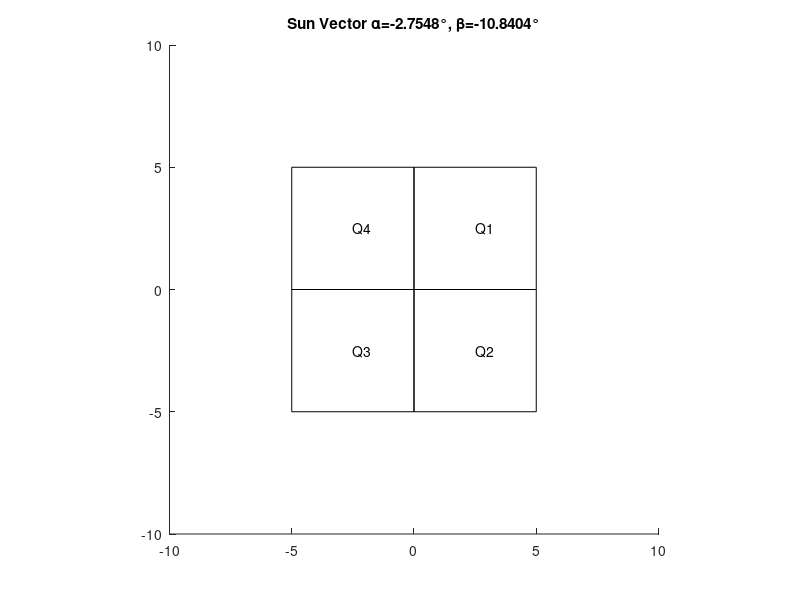

The MATLAB source for this figure: (Note: this script raises an error after producing the figure.)

%creating a model

% Sensor and pinhole params
sensorSize = 10;      % mm
apertureSize = 5;     % mm
d = 5;                % height og pinhole, mm

% Quadrant area

S_quadrant = 25;

%quadrant borders

% Q1 (right-up)
ax1Q1 = 0;
ax2Q1 = 5;
ay1Q1 = 0;
ay2Q1 = 5;

% Q2 (right-down)
ax1Q2 = 0;
ax2Q2 = 5;
ay1Q2 = -5;
ay2Q2 = 0;

% Q3 (left-down)
ax1Q3 = -5;
ax2Q3 = 0;
ay1Q3 = -5;
ay2Q3 = 0;

% Q4 (left-up)
ax1Q4 = -5;
ax2Q4 = 0;
ay1Q4 = 0;
ay2Q4 = 5;

alpha_max = 26.5;
beta_max = 26.5;

% random svec 
alpha = (rand()*2*alpha_max - alpha_max);   % [-30, +30]
beta  = (rand()*2*beta_max - beta_max);

% for fixed angles
% alpha = -26.5;
% beta = -26.5;

% deg2rad
alpha_rad = deg2rad(alpha);
beta_rad = deg2rad(beta);

% pinhole spotlight drift
dx = d * tan(beta_rad);
dy = d * tan(alpha_rad);

% sensor centre
cx = 0;
cy = 0;

% spotlight centre
spot_x = cx + dx;
spot_y = cy + dy;

% borders of spotlight
x1 = spot_x - apertureSize/2;
x2 = spot_x + apertureSize/2;
y1 = spot_y - apertureSize/2;
y2 = spot_y + apertureSize/2;


figure; hold on;
axis equal;
xlim([-sensorSize sensorSize]);
ylim([-sensorSize sensorSize]);
title(sprintf('Sun Vector \\alpha=%.4f°, \\beta=%.4f°', alpha, beta));

% Q1
rectangle('Position', [ax1Q1, ay1Q1, ax2Q1 - ax1Q1, ay2Q1 - ay1Q1], 'EdgeColor', 'k');
text((ax1Q1 + ax2Q1)/2, (ay1Q1 + ay2Q1)/2, 'Q1');

% Q2
rectangle('Position', [ax1Q2, ay1Q2, ax2Q2 - ax1Q2, ay2Q2 - ay1Q2], 'EdgeColor', 'k');
text((ax1Q2 + ax2Q2)/2, (ay1Q2 + ay2Q2)/2, 'Q2');

% Q3
rectangle('Position', [ax1Q3, ay1Q3, ax2Q3 - ax1Q3, ay2Q3 - ay1Q3], 'EdgeColor', 'k');
text((ax1Q3 + ax2Q3)/2, (ay1Q3 + ay2Q3)/2, 'Q3');

% Q4
rectangle('Position', [ax1Q4, ay1Q4, ax2Q4 - ax1Q4, ay2Q4 - ay1Q4], 'EdgeColor', 'k');
text((ax1Q4 + ax2Q4)/2, (ay1Q4 + ay2Q4)/2, 'Q4');

% pinhole
rectangle('Position', [x1, y1, apertureSize, apertureSize], ...
          'EdgeColor', 'r', 'FaceColor', [1 0 0 0.3], FaceAlpha=0.1);

grid on;
